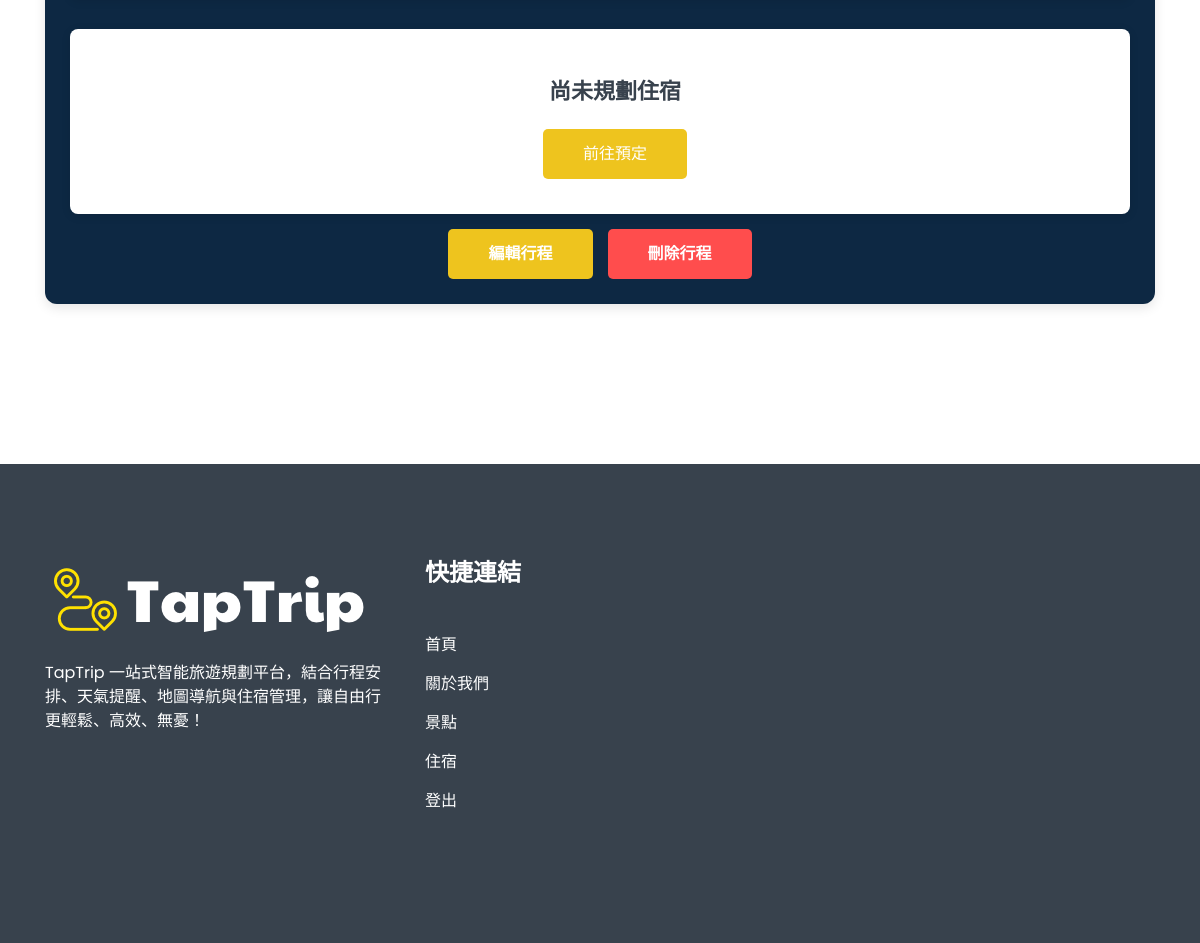
The page /trips/ (signed in, lower part) on the database as committed earlier.
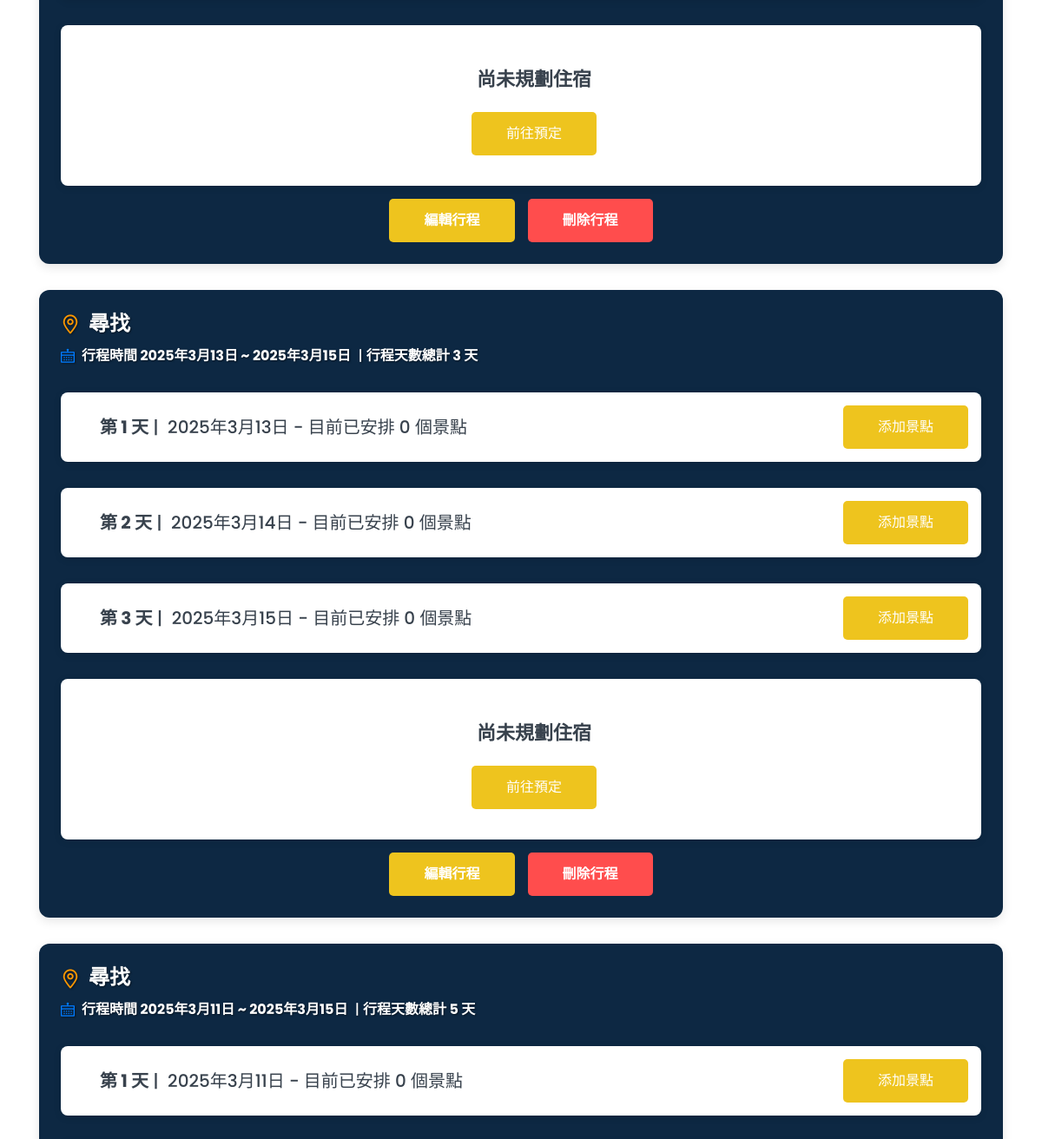
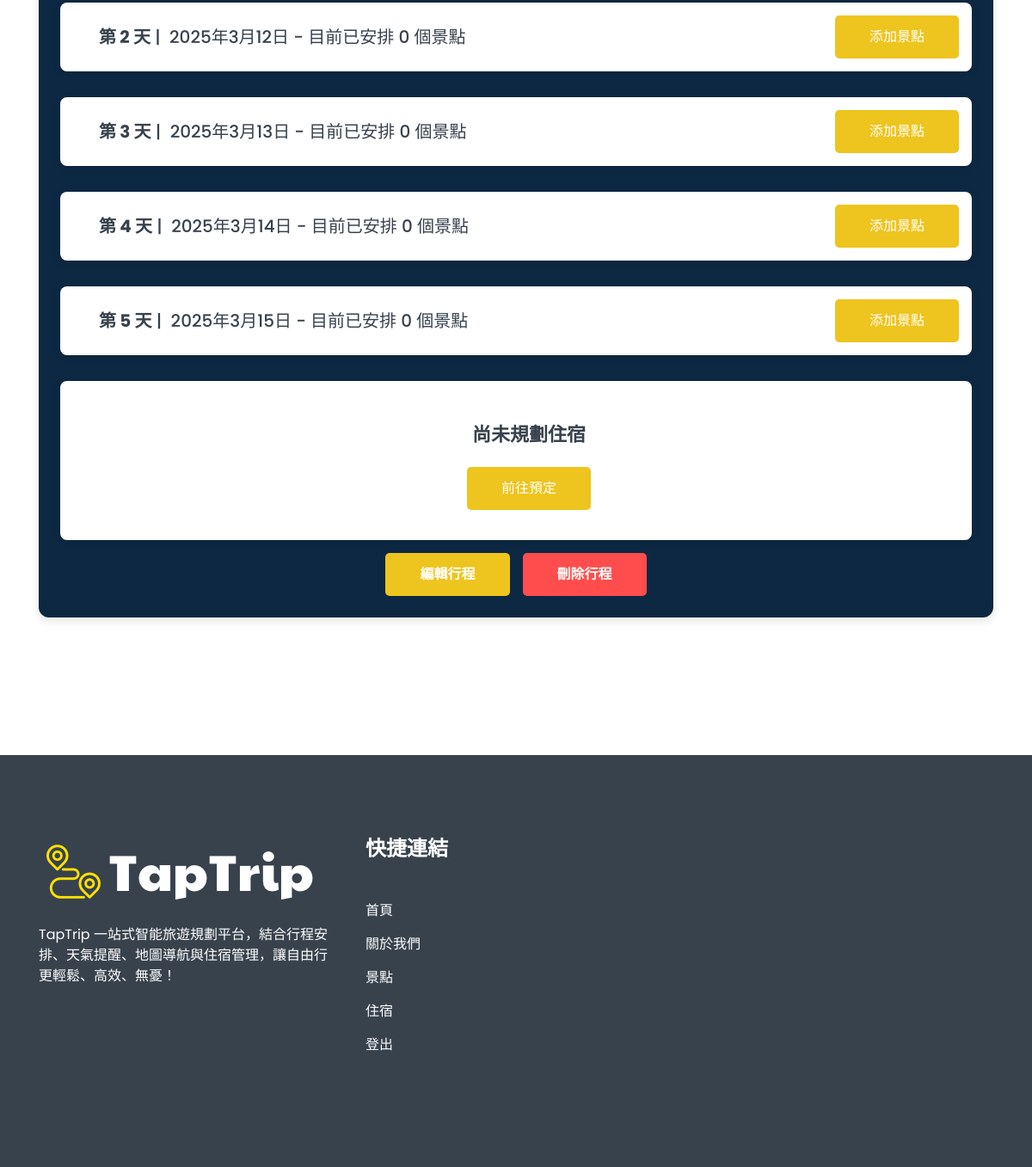
The same page on the database as committed later (2 pictures, top to bottom).
### trips/models.py (models this page shows, shortened)
class Trip(models.Model):
    STATUS_CHOICES = [
        ('draft', '草稿'),
        ('completed', '已完成'),
    ]
    name = models.CharField(max_length=255)
    user = models.ForeignKey(settings.AUTH_USER_MODEL, on_delete=models.CASCADE)
    start_date = models.DateField()
    end_date = models.DateField()
    status = models.CharField(max_length=10, choices=STATUS_CHOICES, default='draft')

class TripDay(models.Model):
    trip = models.ForeignKey(Trip, on_delete=models.CASCADE, related_name="days")
    date = models.DateField()
    attractions = models.ManyToManyField(Attraction, through="TripDayAttraction", blank=True)  # ✅ 正確的 M2M 設定

### trips/views.py (the view, shortened to what this page needs)
# urls.py: path('trips/', list_trips, name='list_trips'),
def list_trips(request):
    draft_trips = Trip.objects.filter(user=request.user, status='draft')
    if not draft_trips:
        message = "目前還沒有建立任何行程"
        return render(request, "create_trip.html", {"message": message})
    trip_data = []
    for trip in draft_trips:
        trip_days = TripDay.objects.filter(trip=trip).order_by("date")
        total_days = (trip.end_date - trip.start_date).days + 1
        days_data = []
        for day in trip_days:
            attraction_count = TripDayAttraction.objects.filter(trip_day=day).count()  # ✅ 修正這裡的查詢方式
            days_data.append({
                "id": day.id,
                "date": day.date,
                "attraction_count": attraction_count
            })
        lodgings = Lodging.objects.filter(trip=trip)  # `Lodging` 直接存 trip
        lodging_data = []
        trip_data.append({
            "trip": trip,
            "total_days": total_days,
            "days": days_data,
            "has_lodging": lodgings.exists(),
            "lodgings": lodging_data
        })
    return render(request, "mytrips.html", {"trip_data": trip_data})

### trips/templates/mytrips.html (shortened to what the changed rows need)
{% load static %}
<!doctype html>
<html class="no-js" lang="en">
<head>
	<link rel="stylesheet" href="{% static 'lodging/assets/css/magnific-popup.css' %}">
	<link rel="stylesheet" href="{% static 'lodging/assets/css/slick.css' %}">
    <link rel="stylesheet" href="{% static 'lodging/assets/css/animate.css' %}">
    <link rel="stylesheet" href="{% static 'lodging/assets/css/nice-select.css' %}">
    <link rel="stylesheet" href="{% static 'lodging/assets/css/LineIcons.2.0.css' %}">
    <link rel="stylesheet" href="{% static 'lodging/assets/css/bootstrap.4.5.2.min.css' %}">
    <link rel="stylesheet" href="{% static 'lodging/assets/css/default.css' %}">
    <link rel="stylesheet" href="{% static 'lodging/assets/css/style.css' %}">
</head>
<body>
<section id="blog" class="blog_area pt-120 pb-130">
    <div class="container">
        <br>
        {% for item in trip_data %}
            <div id="trip-{{ item.trip.id }}" class="trip_section">
                <div class="trip_header d-flex justify-content-between align-items-center">
                    <div class="trip_info">
                        <h3 class="trip_title">
                            <i class="lni lni-map-marker"></i> <strong>{{ item.trip.name }}</strong>
                        </h3>
                        <p class="trip_time">
                            <i class="lni lni-calendar"></i> <strong>行程時間 {{ item.trip.start_date }} ~ {{ item.trip.end_date }}</strong>
                            <span class="separator">  | <strong>行程天數總計 {{ item.total_days }} 天</strong></span>
                        </p>
                    </div>
                </div>
                {% for day in item.days %}
                <div class="single_blog d-sm-flex mt-30 align-items-center justify-content-between">
                    <div class="blog_content blog_content_2 media-body">
                        <h4 class="blog_title">
                            <strong>第 {{ forloop.counter }} 天</strong> |&nbsp;  {{ day.date }} - 目前已安排 {{ day.attraction_count }} 個景點
                        </h4>
                    </div>
                    <div>
                        <a href="/findattractions/?selected_trip={{ item.trip.id }}" class="main-btn">添加景點</a>
                    </div>
                </div>
                {% endfor %}
                <div class="single_blog d-sm-flex mt-30">
                    <div class="blog_content blog_content_2 media-body">
                        {% if item.has_lodging %}
                            <h4 class="booking-title">
                                <strong>行程已預定的住宿：</strong>
                            </h4>
                            <ul class="lodging-list">
                                {% for lodging in item.lodgings %}
                                    <li class="have-booking d-flex align-items-center">
                                        <div class="lodging-image">
                                            <img src="{{ lodging.image }}" alt="{{ lodging.name }}">
                                        </div>
                                        <div class="lodging-info">
                                            <strong>{{ lodging.name }}</strong>
                                            地點: {{ lodging.address }}
                                            <br>入住日期: {{ lodging.checkin }} | 退房日期: {{ lodging.checkout }}
                                            <p class="reminder-message" style="color: red; font-size: 14px;">
                                            **重要提示：住宿資訊僅供參考非正式預訂，請前往 > Booking 網站完成實際訂房。**
                                            </p>
                                        </div>
                                        <div>
                                            <a class="icon-btn" href="{{ lodging.link }}" target="_blank">
                                                <i class="lni lni-chevron-right"></i>
                                            </a>
                                        </div>
                                    </li>
                                    <hr>
                                {% endfor %}
                            </ul>
                        {% else %}
                            <div class="no-booking">
                                <h4>尚未規劃住宿</h4>
                                <br>
                                <a href="/booking/?checkin={{ item.trip.start_date|date:'Y-m-d' }}&checkout={{ item.trip.end_date|date:'Y-m-d' }}&trip={{ item.trip.name }}" class="main-btn">
                                    前往預定
                                </a>
                            </div>
                        {% endif %}
                    </div>
                </div>
                <div class="btn-group">
                    <a href="/findattractions/?selected_trip={{ item.trip.id }}" target="_blank" class="main-btn"><strong>編輯行程</strong></a>
                    <button class="main-btn delete-btn" onclick="deleteTrip({{ item.trip.id }})">
                    <strong>刪除行程</strong>
                    </button>
                </div>
            </div>
        {% endfor %}
    </div>
</section>
</body>
</html>

Rows that differ between the two databases and show on the page:
added Trip: trip.name "尋找", trip.start_date "2025年3月13日", trip.end_date "2025年3月15日", total_days "3", attraction_count "0" "0" "0"
added TripDay: date "2025年3月13日"
added TripDay: date "2025年3月14日"
added TripDay: date "2025年3月15日"
added Trip: trip.name "尋找", trip.start_date "2025年3月11日", trip.end_date "2025年3月15日", total_days "5", attraction_count "0" "0" "0" "0" "0"
added TripDay: date "2025年3月11日"
added TripDay: date "2025年3月12日"
added TripDay: date "2025年3月13日"
added TripDay: date "2025年3月14日"
added TripDay: date "2025年3月15日"
